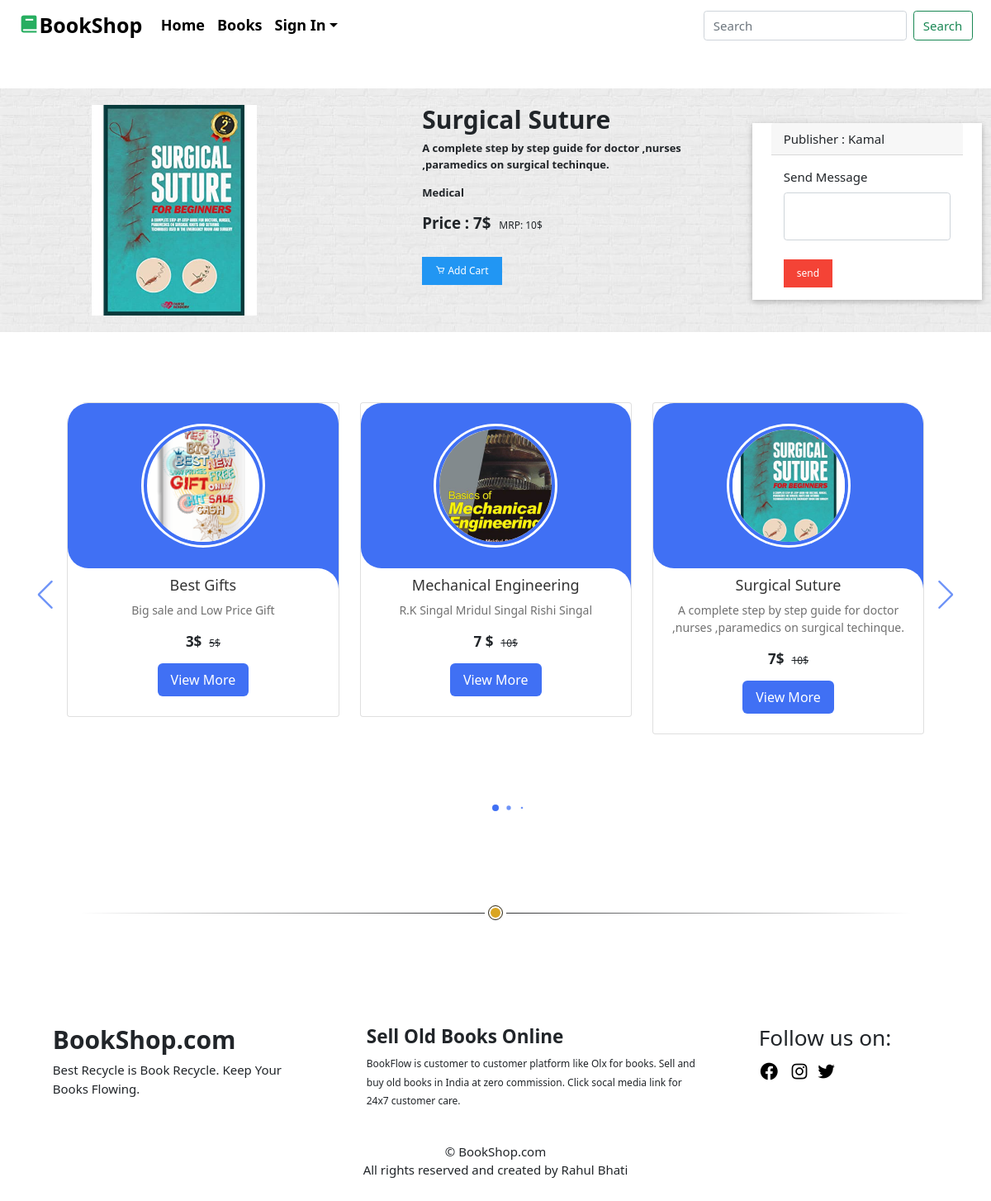
Screenshot of /index.php/Welcome/view_book/Aa2358_12 with the database file from the repository.
### tables this page shows
CREATE TABLE `user` (
  `name` varchar(255) NOT NULL,
  `email` varchar(255) NOT NULL,
  `phone` varchar(255) NOT NULL,
  `pass` varchar(255) NOT NULL,
  `status` int(11) NOT NULL DEFAULT 0
);

CREATE TABLE `book_data` (
  `sn` int(11) NOT NULL,
  `code` varchar(255) NOT NULL,
  `title` varchar(255) NOT NULL,
  `detail` mediumblob NOT NULL,
  `category` varchar(255) NOT NULL,
  `price` varchar(222) NOT NULL,
  `mrp` varchar(255) NOT NULL,
  `email` varchar(255) NOT NULL
);

### application/controllers/Welcome.php (called while the page is built, shortened)
<?php
class Welcome extends CI_Controller {
	public function	__construct(){
		$this->load->helper('form');
		$this->load->helper('url');
		$this->load->helper('cookie');
		$this->load->database();
		$this->load->library('session');
		$this->load->model("Record");
	}
	public function view_book(){
		$this->load->view('view_book');
	}
}

### index.php (called while the page is built, shortened)
<?php
require_once BASEPATH.'core/CodeIgniter.php';

### application/views/view_book.php (the view, shortened to what this page needs)
<?php
$flag=0;
if(!get_cookie("login") || !$this->session->userdata(get_cookie("login"))){
     $flag=0;
}
else{
	$flag=1;
}
?>
<!DOCTYPE html>
<html lang="en">
<head>
	<link href='https://unpkg.com/boxicons@2.0.7/css/boxicons.min.css' rel='stylesheet'>
	<link rel="stylesheet" href="<?php echo base_url()."assets/css/w3.css"; ?>" >
	<link rel="stylesheet" href="<?php echo base_url()."assets/css/swiper-bundle.min.css"; ?>" >
	<link rel="stylesheet" href="<?php echo base_url()."assets/css/style.css"; ?>" >
	<link href="https://cdn.jsdelivr.net/npm/bootstrap@5.1.3/dist/css/bootstrap.min.css" rel="stylesheet">
</head>
<body>
	<div class="container-fluid" style="font-size:18px;;font-weight:550">
		<nav class="navbar navbar-expand-lg">
			<div class="container-fluid">
				<a class="navbar-brand" style="font-size:25px;font-weight:600px;" href="<?php echo base_url();?>"><i class="bx bxs-book" style="color:#27ae60;"></i>BookShop</a>
				<div class="collapse navbar-collapse" id="navbarSupportedContent">
					<ul class="navbar-nav me-auto mb-2 mb-lg-0">
					<li class="nav-item">
						<a style="color: black;" class="nav-link active" aria-current="page" href="<?php echo base_url();?>">Home</a>
					</li>
					<li class="nav-item">
						<a style="color: black;" class="nav-link" href="<?php echo base_url()."index.php/Welcome/books";?>">Books</a>
					</li>
					<?php
						if($flag==0){
					?>
					<li class="nav-item dropdown" style="color: black;">
						<a class="nav-link dropdown-toggle" role="button" data-bs-toggle="dropdown" style="color: black;">Sign In</a>
					</li>
							<?php
						}
					?>
					</ul>
					<form action="<?php echo base_url()."index.php/Welcome/search"; ?>" class="d-flex" method="post">
					<input class="form-control me-2" type="search" name="search" placeholder="Search" aria-label="Search">
					<button class="btn btn-outline-success" type="submit">Search</button>
					</form>
				</div>
			</div>
		</nav>
	</div>
	<br><br>
	<?php
	$category = "";
	$code = $this->uri->segment('3');
	$this->db->select('*');
	$this->db->from('book_data');
	$this->db->where("code",$code);
	$query = $this->db->get();
	foreach($query->result() as $row){
		$this->db->select('*');
		$this->db->from('user');
		$this->db->where("email",$row->email);
		$query = $this->db->get();
		foreach($query->result() as $usr){
			$category = $row->category;
	?>
	<div class="container-fluid banner">
		<div class="col-sm-12">
			<div class="row" style="padding: 20px 0;">
				<div class="col-sm-1"></div>
				<div class="col-sm-4">
					<img src="<?php echo base_url()."uploads/".$row->code.".png";?>" alt="" style="width: 200px;" class="img-fluid">
				</div>
				<div class="col-sm-4" style="float: right;align-items:center;">
					<h2 class="" style="font-weight: 700;"><?php echo $row->title; ?></h2>
					<p class="" style="font-size:13px;font-weight: 550;"><?php echo $row->detail; ?></p>
					<p class="category" style="font-size:13px;font-weight: 550;"><?php echo $row->category; ?></p>
					<h5 style="font-weight: 550;"><span>Price : </span><?php echo $row->price; ?> &nbsp;<span style="font-size:12px;font-weight: 500;">MRP: <?php echo $row->mrp; ?></span></h5><br>
					<button class="w3-button w3-small w3-blue">
						<a href="<?php echo base_url()."index.php/Welcome/cart/".$row->code;?>" style="color: white;"><i class='bx bx-cart'></i> Add Cart</a></button>
				</div>
				<div class="col-sm-3" id="msg">
					<br>
					<form method="post" action="<?php echo base_url()."index.php/Welcome/msg/".$row->code;?>">
						<div class="container w3-card" style="background-color: white;">
							<div class="card-header">
								Publisher : <?php echo $usr->name?>
							</div>
							<div class="card-body">
								<label class="form-label">Send Message</label>
								<textarea type="text" row=3 name='msg' class="form-control" style="resize:none;"></textarea><br>
								<input type="submit" class="w3-button w3-small w3-red" value="send">
							</div>
						</div>
					</form>
				</div>
			</div>
		</div>
	</div><br><br>
	<?php
		}
	}
	?>
	<div class="container">
		<div class="slide-container swiper">
			<div class="slide-content">
				<div class="card-wrapper swiper-wrapper">
					<?php
					$check=0;
					if($flag==1){
						$email = get_cookie('login');
						$multiwhere = ['category'=>$category,'email!='=>$email,'code!='=>$this->uri->segment('3')];
					}else{
						$multiwhere = ['category'=>$category,'code!='=>$this->uri->segment('3')];
					}
					$this->db->select('*');
					$this->db->from('book_data');
					$this->db->where($multiwhere);
					$this->db->limit(10);
					$query = $this->db->get();
					foreach($query->result() as $row){
						$check++;
					}
					if($check>3){
						foreach($query->result() as $row){
						?>
						<div class="card swiper-slide">
						<div class="image-content">
							<span class="overlay"></span>
							<div class="card-image">
								<img src="<?php echo base_url()."uploads/".$row->code.".png";?>" alt="" class="card-img">
							</div>
						</div>
						<div class="card-content">
							<h2 class="name"><?php echo $row->title; ?></h2>
							<p class="description"><?php echo $row->detail; ?></p>
							<span style="font-size:17px;font-weight: 600;"><?php echo $row->price; ?> &nbsp;<span style="font-size:12px;font-weight: 500;"><s><?php echo $row->mrp; ?></s></span></span>
							<button class="button"><a href="<?php echo base_url()."index.php/Welcome/view_book/".$row->code;?>" style="color: white;">View More</a></button>
						</div>
						</div>
						<?php
						}
					}else{
						$this->db->select('*');
						$this->db->from('book_data');
						$this->db->order_by('rand()');
						$this->db->limit(10);
						$query = $this->db->get();
						foreach($query->result() as $row){
						?>
						<div class="card swiper-slide">
							<div class="image-content">
								<div class="card-image">
									<img src="<?php echo base_url()."uploads/".$row->code.".png";?>" alt="" class="card-img">
								</div>
							</div>
							<div class="card-content">
								<h2 class="name"><?php echo $row->title; ?></h2>
								<p class="description"><?php echo $row->detail; ?></p>
								<span style="font-size:17px;font-weight: 600;"><?php echo $row->price; ?> &nbsp;<span style="font-size:12px;font-weight: 500;"><s><?php echo $row->mrp; ?></s></span></span>
								<button class="button"><a href="<?php echo base_url()."index.php/Welcome/view_book/".$row->code;?>" style="color: white;">View More</a></button>
							</div>
						</div>
					<?php
						}
					}
					?>
				</div>
			</div>
			<div class="swiper-button-next swiper-navBtn"></div>
			<div class="swiper-button-prev swiper-navBtn"></div>
			<div class="swiper-pagination"></div>
		</div>
	</div>
	<br>
	<div class="container">
		<div class="col-sm-12">
			<div class="row">
				<div class="wrapper">
				<div class="divider div-transparent div-dot"></div>
				</div><br><br>
			</div><br><br>
			<div class="row" style="margin-bottom:10px;">
				<div class="col-sm-4">
					<div class="container">
						<h2 style="font-weight: 700;">BookShop.com</h2>
						<span style="font-weight: 500;">Best Recycle is Book Recycle. Keep Your Books Flowing.</span>
					</div>
				</div>
				<div class="col-sm-5">
					<div class="container">
						<h4 style="font-weight: 550;">Sell Old Books Online</h4>
						<span style="font-weight: 400;font-size:12px;">BookFlow is customer to customer platform like Olx for books. Sell and buy old books in India at zero commission. Click socal media link for 24x7 customer care.</span>
					</div>
				</div>
				<div class="col-sm-3">
					<div class="container">
						<h3>Follow us on:</h3>
						<a href="" style="font-size:25px;color:black;"><i class='bx bxl-facebook-circle'></i></a> &nbsp;
						<a href="" style="font-size:25px;color:black;"><i class='bx bxl-instagram' ></i></a>&nbsp;
						<a href="" style="font-size:25px;color:black;"><i class='bx bxl-twitter' ></i></a>
					</div>
				</div>
				<div class="col-sm-12" style="padding:40px;">
					<center>© BookShop.com <br> All rights reserved and created by Rahul Bhati</center>
				</div>
			</div>
		</div>
	</div>
</body>
</html>

### assets/css/w3.css (style rules this page uses)
*,*:before,*:after { box-sizing:inherit }
html { -ms-text-size-adjust:100%;-webkit-text-size-adjust:100% }
body { margin:0 }
article,aside,details,figcaption,figure,footer,header,main,menu,nav,section { display:block }
a { background-color:transparent }
img { border-style:none }
button,input,select,textarea,optgroup { font:inherit;margin:0 }
button,input { overflow:visible }
button,select { text-transform:none }
button,[type=button],[type=reset],[type=submit] { -webkit-appearance:button }
textarea { overflow:auto }
[type=search] { -webkit-appearance:textfield;outline-offset:-2px }
html,body { font-family:Verdana,sans-serif;font-size:15px;line-height:1.5 }
html { overflow-x:hidden }
h2 { font-size:30px }
h3 { font-size:24px }
h4 { font-size:20px }
h5 { font-size:18px }
h1,h2,h3,h4,h5,h6 { font-family:"Segoe UI",Arial,sans-serif;font-weight:400;margin:10px 0 }
img { vertical-align:middle }
a { color:inherit }
.w3-btn,.w3-button { border:none;display:inline-block;padding:8px 16px;vertical-align:middle;overflow:hidden;text-decoration:none;color:inherit;background-color:inherit;text-align:center;cursor:pointer;white-space:nowrap }
.w3-btn,.w3-button { -webkit-touch-callout:none;-webkit-user-select:none;-khtml-user-select:none;-moz-user-select:none;-ms-user-select:none;user-select:none }
.w3-card,.w3-card-2 { box-shadow:0 2px 5px 0 rgba(0,0,0,0.16),0 2px 10px 0 rgba(0,0,0,0.12) }
.w3-small { font-size:12px!important }
.w3-blue,.w3-hover-blue:hover { color:#fff!important;background-color:#2196F3!important }
.w3-red,.w3-hover-red:hover { color:#fff!important;background-color:#f44336!important }

### assets/css/style.css (style rules this page uses)
body { font-family: 'Montserrat', sans-serif; }
ul li { color: black; }
.slide-container { max-width: 1120px; width: 100%; padding: 40px 0; }
.slide-content { margin: 0 40px; overflow: hidden; border-radius: 25px; }
.card { border-radius: 25px; background-color: #FFF; }
.image-content, .card-content { display: flex; flex-direction: column; align-items: center; padding: 10px 14px; }
.image-content { position: relative; row-gap: 5px; padding: 25px 0; }
.card-image { position: relative; height: 150px; width: 150px; border-radius: 50%; background: #FFF; padding: 3px; }
.card-image .card-img { height: 100%; width: 100%; object-fit: cover; border-radius: 50%; border: 4px solid #4070F4; }
.name { font-size: 18px; font-weight: 500; color: #333; }
.description { font-size: 14px; color: #707070; text-align: center; }
.button { border: none; font-size: 16px; color: #FFF; padding: 8px 16px; background-color: #4070F4; border-radius: 6px; margin: 14px; cursor: pointer; transition: all 0.3s ease; }
.swiper-navBtn { color: #6E93f7; transition: color 0.3s ease; }
.swiper-navBtn::before, .swiper-navBtn::after { font-size: 35px; }
.swiper-button-next { right: 0; }
.swiper-button-prev { left: 0; }
.wrapper { padding-bottom: 90px; }
.divider { position: relative; margin-top: 90px; height: 1px; }
.div-transparent:before { content: ""; position: absolute; top: 0; left: 5%; right: 5%; width: 90%; height: 1px; background-image: linear-gradient(to right, transparent, rgb(48,49,51), transparent); }
.div-dot:after { content: ""; position: absolute; z-index: 1; top: -9px; left: calc(50% - 9px); width: 18px; height: 18px; background-color: goldenrod; border: 1px solid rgb(48,49,51); border-radius: 50%; box-shadow: inset 0 0 0 2px white, 0 0 0 4px white; }

### rows the page displays
book_data: title "Surgical Suture", detail "A complete step by step guide for doctor ,nurses ,paramedics on surgical techinque.", category "Medical", price "7$", mrp "10$", code (picture)
user: book_data.code (picture), name "Kamal"
book_data: code (picture), title "Best Gifts", detail "Big sale and Low Price Gift", price "3$", mrp "5$"
book_data: code (picture), title "Mechanical Engineering", detail "R.K Singal Mridul Singal Rishi Singal", price "7 $", mrp "10$"
